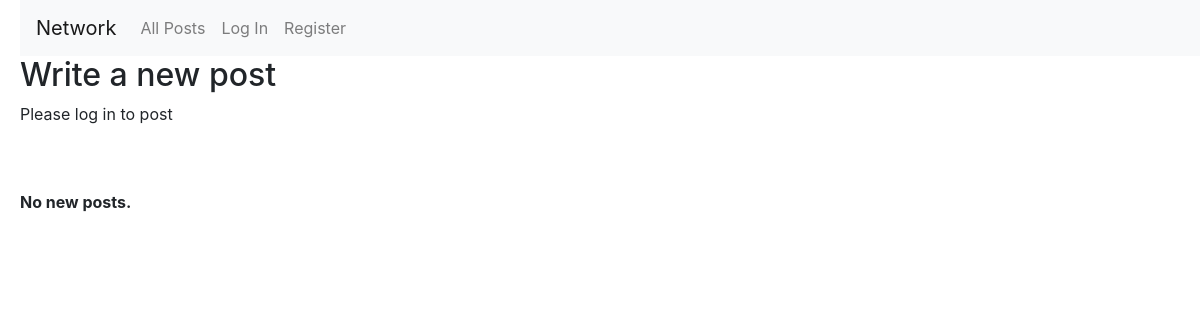
The app's page /, older data.
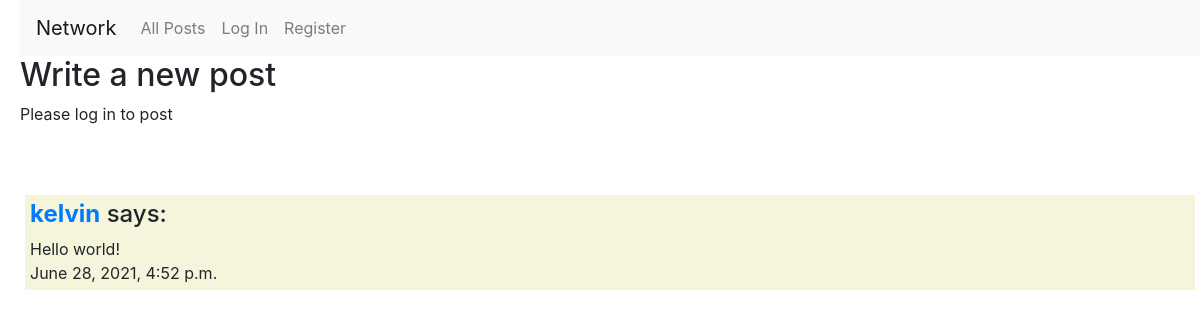
The same page, newer data.
### network/models.py (models this page shows)
class Post(models.Model):
    poster = models.ForeignKey(User, on_delete=models.SET_NULL, null=True)
    post = models.TextField()
    date = models.DateTimeField(auto_now_add=True)

class User(AbstractUser):
    pass

### network/views.py (the view, shortened to what this page needs)
# urls.py: path("", views.index, name="index"),
def index(request):
    return render(request, "network/index.html", {
        "posts": Post.objects.order_by('-date')
    })

### network/templates/network/index.html
{% extends "network/layout.html" %}
{% block body %}
<div>
    <h2>Write a new post</h2>
    {% if user.is_authenticated %}
    <form method="POST" action="">
        {% csrf_token %}
        <textarea name="post" placeholder="Write new post"></textarea>
        <br>
        <button class="button">Post</button>
    </form>
    {% else %}
    <p>Please log in to post</p>
    {% endif %}
</div>
<br>
<br>
<div>
    {% for post in posts %}
    <div class="index_post">
        <h4><strong><a href="{% url 'profile' post.poster.username %}">{{ post.poster }}</a></strong> says:</h4>
        {{ post.post }}
        <br>
        {{ post.date }}
    </div>
    {% empty %}
    <strong>No new posts.</strong>
    {% endfor %}
</div>
{% endblock %}

Row changes from the older to the newer data that the page shows:
added Post: poster "kelvin", post "Hello world!", date "June 28, 2021, 4:52 p.m."
Text that changed along with them:
text no longer shown: "No new posts."
